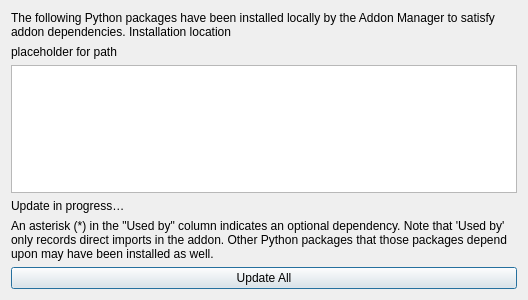
<?xml version="1.0" encoding="UTF-8"?>
<ui version="4.0">
 <class>PythonDependencyUpdateDialog</class>
 <widget class="QDialog" name="PythonDependencyUpdateDialog">
  <property name="geometry">
   <rect>
    <x>0</x>
    <y>0</y>
    <width>528</width>
    <height>300</height>
   </rect>
  </property>
  <property name="windowTitle">
   <string>Manage Python Dependencies</string>
  </property>
  <layout class="QVBoxLayout" name="verticalLayout">
   <item>
    <widget class="QLabel" name="label">
     <property name="text">
      <string>The following Python packages have been installed locally by the Addon Manager to satisfy addon dependencies. Installation location</string>
     </property>
     <property name="wordWrap">
      <bool>true</bool>
     </property>
    </widget>
   </item>
   <item>
    <widget class="QLabel" name="labelInstallationPath">
     <property name="text">
      <string notr="true">placeholder for path</string>
     </property>
     <property name="textInteractionFlags">
      <set>Qt::NoTextInteraction</set>
     </property>
    </widget>
   </item>
   <item>
    <widget class="QTableView" name="tableView">
     <property name="sizeAdjustPolicy">
      <enum>QAbstractScrollArea::AdjustToContentsOnFirstShow</enum>
     </property>
     <property name="selectionBehavior">
      <enum>QAbstractItemView::SelectItems</enum>
     </property>
     <property name="sortingEnabled">
      <bool>false</bool>
     </property>
     <attribute name="verticalHeaderVisible">
      <bool>false</bool>
     </attribute>
    </widget>
   </item>
   <item>
    <widget class="QLabel" name="updateInProgressLabel">
     <property name="text">
      <string>Update in progress…</string>
     </property>
     <property name="textInteractionFlags">
      <set>Qt::NoTextInteraction</set>
     </property>
    </widget>
   </item>
   <item>
    <widget class="QLabel" name="label_2">
     <property name="text">
      <string>An asterisk (*) in the &quot;Used by&quot; column indicates an optional dependency. Note that 'Used by' only records direct imports in the addon. Other Python packages that those packages depend upon may have been installed as well.</string>
     </property>
     <property name="wordWrap">
      <bool>true</bool>
     </property>
    </widget>
   </item>
   <item>
    <layout class="QHBoxLayout" name="horizontalLayout">
     <item>
      <widget class="QPushButton" name="buttonUpdateAll">
       <property name="text">
        <string>Update All</string>
       </property>
      </widget>
     </item>
    </layout>
   </item>
  </layout>
 </widget>
 <resources/>
 <connections/>
</ui>
